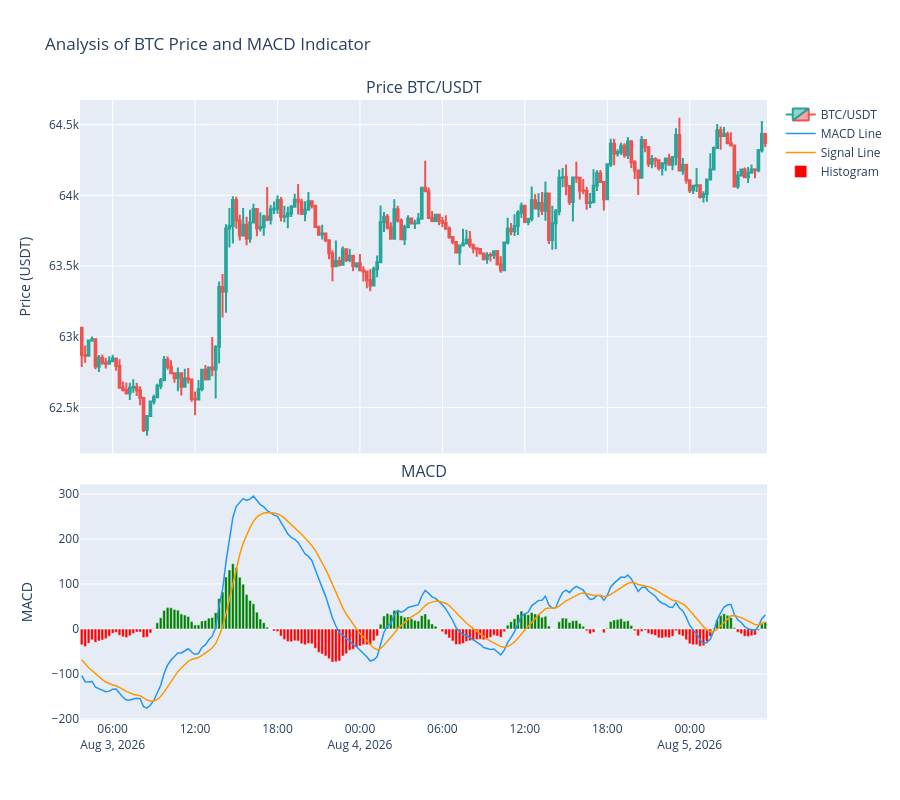

The cell this chart's notebook holds for it:
### Code cell
fig = make_subplots(
    rows=2, cols=1, shared_xaxes=True,
    vertical_spacing=0.05, row_heights=[0.6, 0.4],
    subplot_titles=("Price BTC/USDT", "MACD")
)

fig.add_trace(go.Candlestick(
    x=plot_data.index,
    open=plot_data['open'], high=plot_data['high'],
    low=plot_data['low'], close=plot_data['close'],
    name='BTC/USDT',
    increasing_line_color='#26a69a', decreasing_line_color='#ef5350'
), row=1, col=1)

fig.add_trace(go.Scatter(
    x=plot_data.index, y=plot_data['MACD_12_26_9'],
    line=dict(color='#2196F3', width=1.5),
    name='MACD Line'
), row=2, col=1)

fig.add_trace(go.Scatter(
    x=plot_data.index, y=plot_data['MACDs_12_26_9'],
    line=dict(color='#FF9800', width=1.5),
    name='Signal Line'
), row=2, col=1)

colors = np.where(plot_data['MACDh_12_26_9'] >= 0, 'green', 'red')
fig.add_trace(go.Bar(
    x=plot_data.index, y=plot_data['MACDh_12_26_9'],
    marker_color=colors,
    name='Histogram'
), row=2, col=1)

fig.update_layout(
    title='Analysis of BTC Price and MACD Indicator',
    yaxis_title='Price (USDT)',
    yaxis2_title='MACD',
    xaxis_rangeslider_visible=False, 
    height=800,
    hovermode='x unified' 
)

### Figure 1 — Plotly figure (JSON) as saved in the notebook; plotly's stock layout.template omitted (floating-point values rounded to 4 significant figures; data arrays with more than 128 entries replaced by an {"elided": "..."} marker saying what was removed)
{"data": [{"close": {"elided": "200 float values"}, "decreasing": {"line": {"color": "#ef5350"}}, "high": {"elided": "200 float values"}, "increasing": {"line": {"color": "#26a69a"}}, "low": {"elided": "200 float values"}, "name": "BTC/USDT", "open": {"elided": "200 float values"}, "type": "candlestick", "x": {"elided": "200 str values"}, "xaxis": "x", "yaxis": "y"}, {"line": {"color": "#2196F3", "width": 1.5}, "name": "MACD Line", "type": "scatter", "x": {"elided": "200 str values"}, "xaxis": "x2", "y": {"elided": "200 float values"}, "yaxis": "y2"}, {"line": {"color": "#FF9800", "width": 1.5}, "name": "Signal Line", "type": "scatter", "x": {"elided": "200 str values"}, "xaxis": "x2", "y": {"elided": "200 float values"}, "yaxis": "y2"}, {"marker": {"color": {"elided": "200 str values"}}, "name": "Histogram", "type": "bar", "x": {"elided": "200 str values"}, "xaxis": "x2", "y": {"elided": "200 float values"}, "yaxis": "y2"}], "layout": {"annotations": [{"font": {"size": 16}, "showarrow": false, "text": "Price BTC/USDT", "x": 0.5, "xanchor": "center", "xref": "paper", "y": 1, "yanchor": "bottom", "yref": "paper"}, {"font": {"size": 16}, "showarrow": false, "text": "MACD", "x": 0.5, "xanchor": "center", "xref": "paper", "y": 0.38, "yanchor": "bottom", "yref": "paper"}], "height": 800, "hovermode": "x unified", "title": {"text": "Analysis of BTC Price and MACD Indicator"}, "xaxis": {"anchor": "y", "domain": [0, 1], "matches": "x2", "rangeslider": {"visible": false}, "showticklabels": false}, "xaxis2": {"anchor": "y2", "domain": [0, 1]}, "yaxis": {"anchor": "x", "domain": [0.43, 1], "title": {"text": "Price (USDT)"}}, "yaxis2": {"anchor": "x2", "domain": [0, 0.38], "title": {"text": "MACD"}}}}
